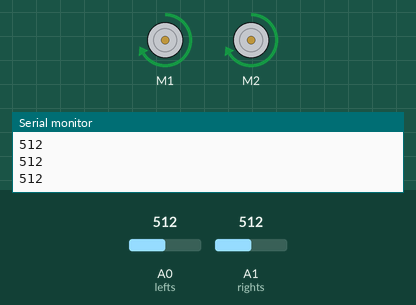
A sketch run on a simulated Arduino Uno, built with avr-gcc and run on an emulated ATmega328P. On the bench: 2 × DC motor (green arrow = forward, orange = backward, longer = faster), the last lines printed to the serial monitor. The inputs (shaded band) are chosen by the test bench; at power-on: A0 (lefts) = 512, A1 (rights) = 512.

Above: at 1.2 s.
1.3 s: A0 (lefts) set to 110
2.8 s: A0 (lefts) set to 96
At 4.0 s:
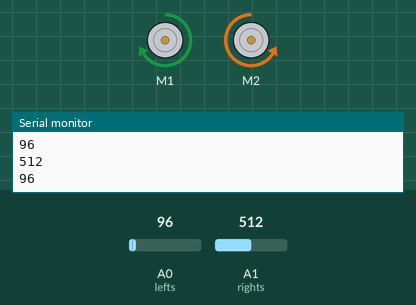
4.3 s: A0 (lefts) set to 122
At 5.1 s:
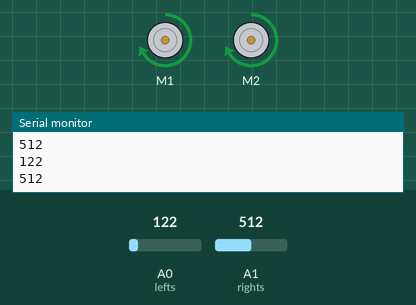
5.8 s: A0 (lefts) set to 90
At 6.1 s:
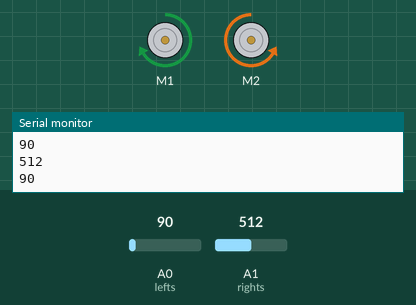
Timing chart, 0 to 8.3 s (numbered marks = the images above; inputs shaded):
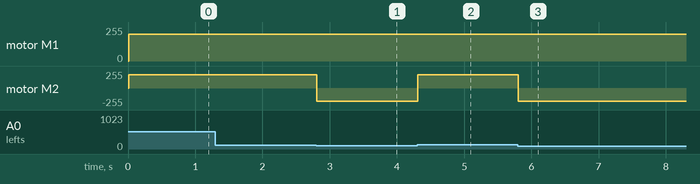

The sketch:

LineFollowingTest.ino
```cpp
#include <Adafruit_MotorShield.h>
#define lefts A0
#define rights A1

// Create the motor shield object with the default I2C address
Adafruit_MotorShield AFMS = Adafruit_MotorShield();
// Or, create it with a different I2C address (say for stacking)
// Adafruit_MotorShield AFMS = Adafruit_MotorShield(0x61);

// Select which 'port' M1, M2, M3 or M4. In this case, M1
Adafruit_DCMotor *LeftMotor = AFMS.getMotor(1);
// You can also make another motor on port M2
Adafruit_DCMotor *RightMotor = AFMS.getMotor(2);

void setup() {
  Serial.begin(9600);           // set up Serial library at 9600 bps
  Serial.println("Adafruit Motorshield v2 - Navigation test!");

  if (!AFMS.begin()) {         // create with the default frequency 1.6KHz
  // if (!AFMS.begin(1000)) {  // OR with a different frequency, say 1KHz
    Serial.println("Could not find Motor Shield. Check wiring.");
    while (1);
  }
  Serial.println("Motor Shield found.");

  // Set the speed to start, from 0 (off) to 255 (max speed)
  LeftMotor->setSpeed(200);
  RightMotor->setSpeed(200);
  pinMode(lefts,INPUT);
  pinMode(rights, INPUT);
}

void loop() {
  Serial.println(analogRead(lefts));
  Serial.println(analogRead(rights));

  // if (analogRead(lefts)<=100 && analogRead(rights)<=100) {
  //   LeftMotor->run(RELEASE);
  //   RightMotor->run(RELEASE);
  // }

  if((analogRead(lefts)<=100) && (!analogRead(rights)<=100)) {
    LeftMotor->run(FORWARD);
    RightMotor->run(BACKWARD);
  }
  else if(!analogRead(lefts)<=100 && analogRead(rights)<=100){
    //turn right
    LeftMotor->run(FORWARD);
    RightMotor->run(BACKWARD);
  }
  else if(!analogRead(lefts)<=100 && !analogRead(rights)<=100){
    //stop
    LeftMotor->run(FORWARD);
    RightMotor->run(FORWARD);
  }
}
```

Measured:
- the behaviour switches between 101 and 100 on A0 (lefts) (found by bisection; images 0 and 1)
- after the input at 2.8 s, motor M2: forward 200/255 → backward 200/255 at once
- after the input at 4.3 s, motor M2: backward 200/255 → forward 200/255 at once
- after the input at 5.8 s, motor M2: forward 200/255 → backward 200/255 at once
